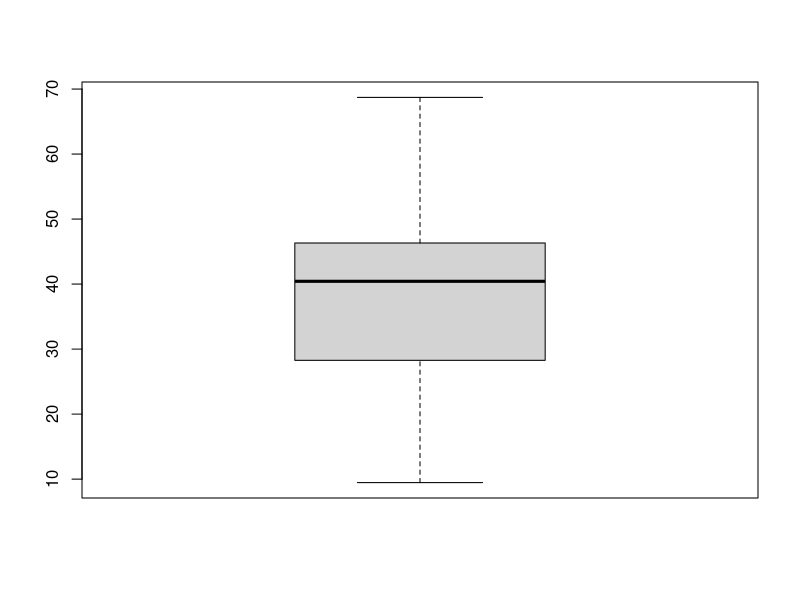
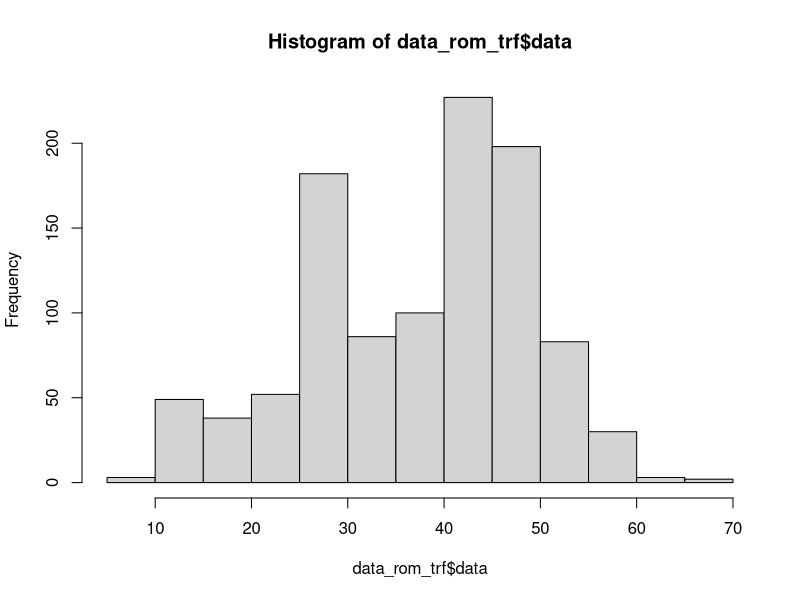
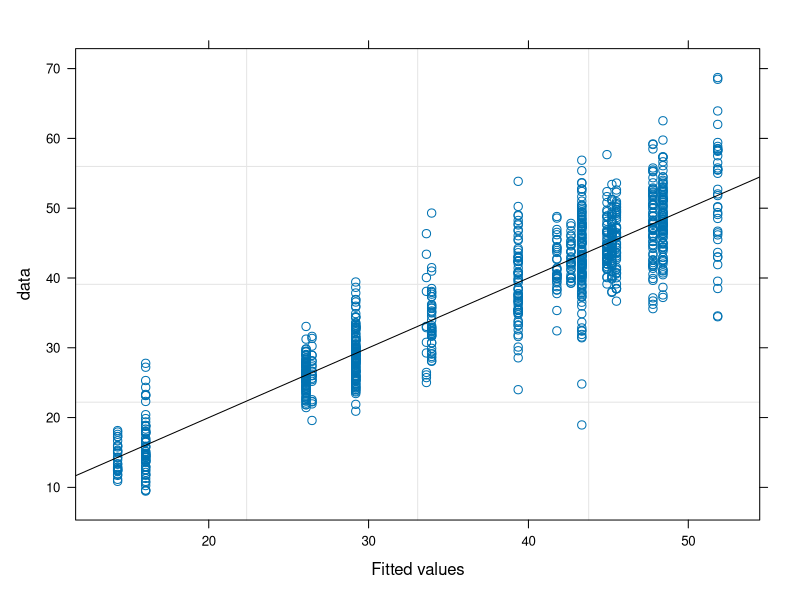
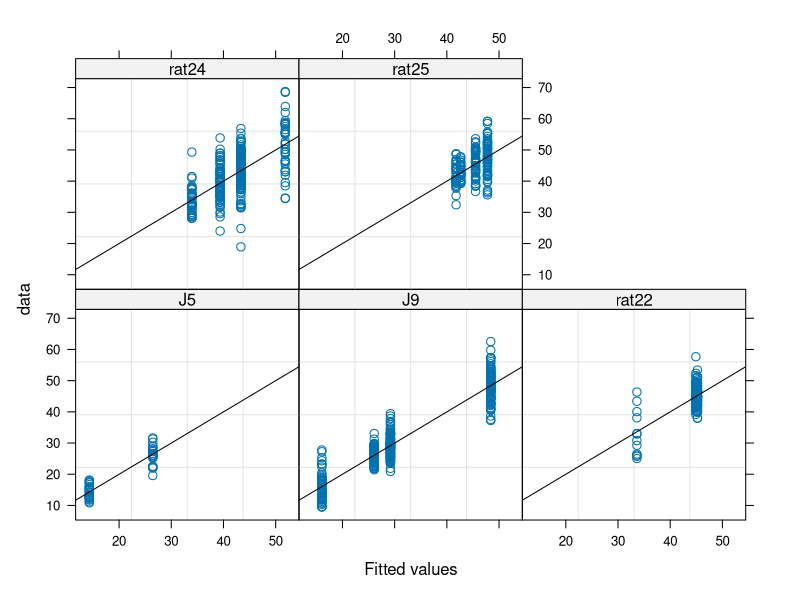
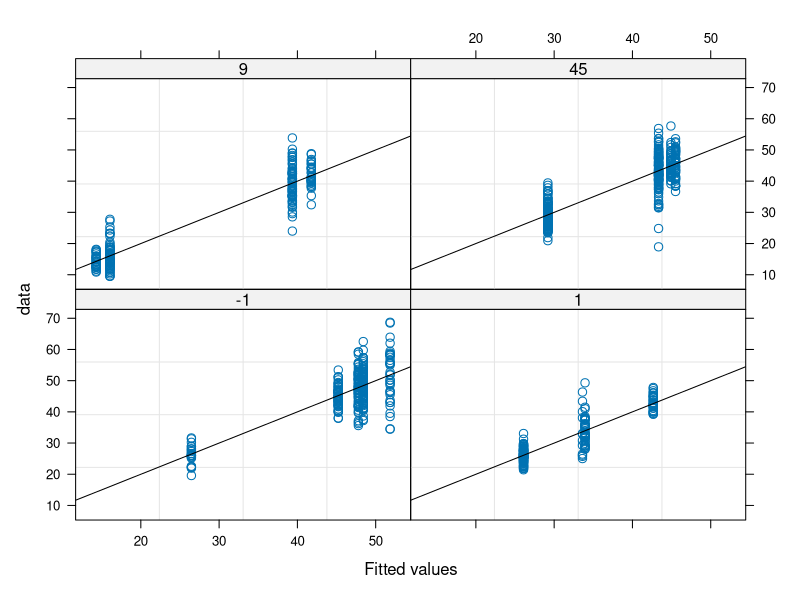
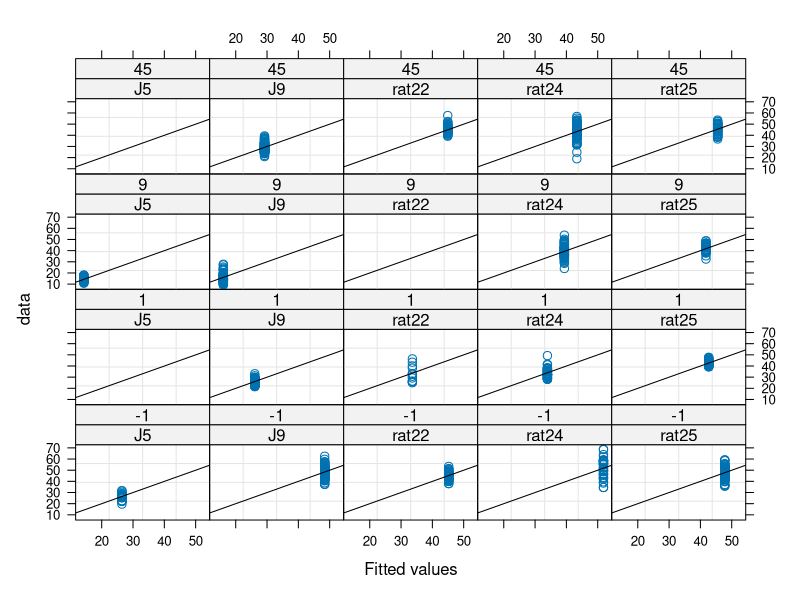
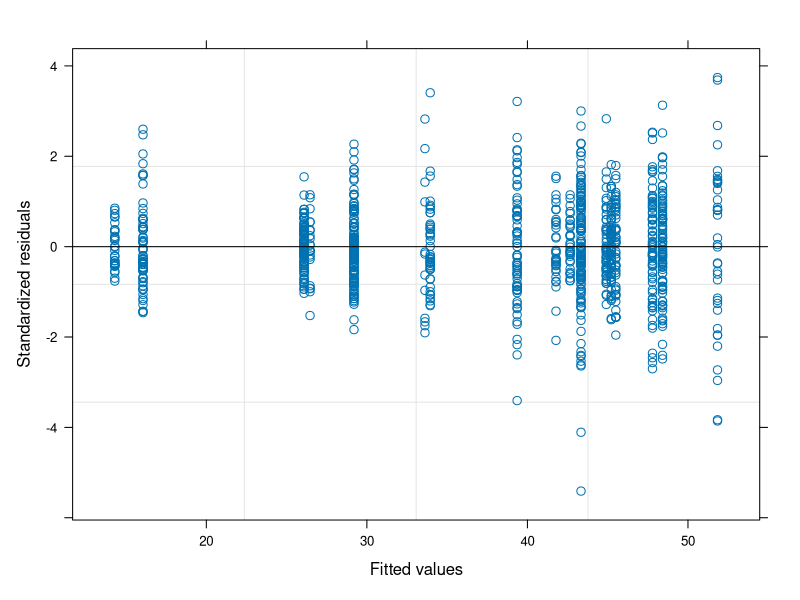
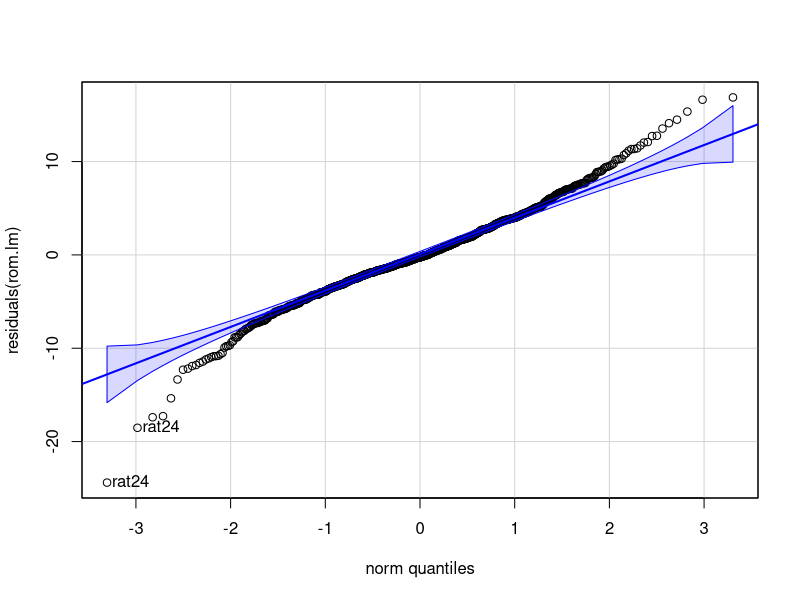

Generate these figures, in order, with R:
require(nlme)
require(graphics)
require(car)
require(MASS)

library(multcomp)

setwd("./")

# empty environment
rm(list=ls())

# load data
data_all = read.csv("./rom.csv")

####################################################################################

# desired joints
desJointsName <- "hip"
desJoints     <- as.factor(desJointsName);

# desired days
desDays     <- as.factor(c("-1","1","9","45"));

# For hip
desRatID <- as.factor(c("rat22","rat24","rat25","J5","J9"))

# extract data
data_rom <- data_all[data_all$ratID %in% desRatID & data_all$joint %in% desJoints & data_all$des_days %in% desDays,]

data_rom$ratID    <- factor(data_rom$ratID)
data_rom$joint    <- factor(data_rom$joint)

data_rom$des_days <- as.factor(data_rom$des_days)

# Data transformation
data_rom_trf <- data_rom

boxplot(data_rom_trf$data)
hist(data_rom_trf$data,breaks=10)

############################### Fit model ##########################################

lCtr <- lmeControl(maxIter = 5000, niterEM = 500, msMaxIter=1000, msMaxEval=1000, msVerbose = FALSE, opt = 'optim')

# Days (and intercept) as a random variable (to account for the variability cross subjects)
rom.lm_nonNest_r  <- lme(data ~ des_days, random = ~des_days|ratID, data=data_rom_trf, na.action=na.omit, method = "ML", control=lCtr)

rom.lm <- rom.lm_nonNest_r
summary(rom.lm)

############################ assumptions ############################

#### Fitted values

plot(rom.lm, data~fitted(.), abline = c(0,1)) 
plot(rom.lm, data~fitted(.)|ratID, abline = c(0,1))
plot(rom.lm, data~fitted(.)|des_days, abline = c(0,1))
plot(rom.lm, data~fitted(.)|ratID*des_days, abline = c(0,1))


#### Residuals (should have constant variance and be normally distributed)

plot(rom.lm)                       # Residuals (should have constant variance)
qqp(residuals(rom.lm),"norm")      # Residuals (should be normally distributed)

boxplot(residuals(rom.lm))

myx <- seq(min(residuals(rom.lm)), max(residuals(rom.lm)), length.out= 100)
myhist <- hist(residuals(rom.lm),breaks=20)
multiplier <- myhist$counts / myhist$density

varMean <- rom.lm$sigma * mean(fitted(rom.lm)) ^ (2*rom.lm$modelStruct$varStruct)
normal <- dnorm(x = myx, mean = 0, sd = sqrt(varMean))

normal <- dnorm(x = myx, mean = 0, sd = rom.lm$sigma)

lines(myx, normal* multiplier[1], col = "blue", lwd = 2)

shapiro.test(residuals(rom.lm))


#### Random effects (should be normally distributed)

randBase <- ranef(rom.lm)

randEff <- randBase$`(Intercept)`
qqp( randEff )                         # Random effects (should be notmally distributed)

myx <- seq(min(randEff), max(randEff), length.out= 100)
myhist <- hist(randEff)
multiplier <- myhist$counts / myhist$density
normal <- dnorm(x = myx, mean = 0, sd = as.numeric(VarCorr(rom.lm)[1,2]) )
lines(myx, normal*multiplier[1], col = "blue", lwd = 2)

shapiro.test(randEff)

randEff <- randBase$des_days1
qqp( randEff )  

randEff <- randBase$des_days9
qqp( randEff )  

randEff <- randBase$des_days45
qqp( randEff )  

#############################################################################
################################ PREDICTIONS ################################
#############################################################################

# unique values of the factors
pred <- expand.grid(joint=unique(data_rom$joint),des_days=unique(data_rom$des_days))

# polulation level (level=0) predictions
y=predict(rom.lm, level=0, newdata=pred)
pred$pred_val = y

pred <- pred[order(pred$joint, pred$des_days),]

############ Compute menas ############
# remove non-used columns and NaN
dat_rom.small <- data_rom_trf[,c("ratID","joint","des_days","data")]
dat_rom.small <- dat_rom.small[!is.na(dat_rom.small$data),]

# mean over gait cycle and rats
data_rom.mean <- aggregate(dat_rom.small$data, by = list(dat_rom.small$joint, dat_rom.small$des_days), FUN = 'mean')
colnames(data_rom.mean) <- c("joint","des_days","data_mean")

data_rom.mean <- data_rom.mean[order(data_rom.mean$joint, data_rom.mean$des_days),]

pred$data_mean = data_rom.mean$data_mean
pred$diff      = pred$pred_val - pred$data_mean
pred$diff_perc = pred$diff/pred$data_mean*100

# mean over gait cycles for each rat
data_rom.meanSbj <- aggregate(dat_rom.small$data, by = list(dat_rom.small$ratID,dat_rom.small$joint, dat_rom.small$des_days), FUN = 'mean')
colnames(data_rom.meanSbj) <- c("ratID","joint","des_days","data_mean")

# Mean of the means
data_rom.meanSbjAll <- aggregate(data_rom.meanSbj$data_mean, by = list(data_rom.meanSbj$joint, data_rom.meanSbj$des_days), FUN = 'mean')
colnames(data_rom.meanSbjAll) <- c("joint","des_days","data_mean")

pred$data_mean2 = data_rom.meanSbjAll$data_mean

pred$diff2      = pred$pred_val - pred$data_mean2
pred$diff_perc2 = pred$diff2/pred$data_mean*100

###############################################################################
############################# PREDICTIONS SUBJECTS ############################
###############################################################################

# unique values of the factors
pred.sbj <- expand.grid(ratID=unique(data_rom$ratID), joint=unique(data_rom$joint), des_days=unique(data_rom$des_days))

# polulation level (level=0) predictions
y=predict(rom.lm, level=1, newdata=pred.sbj)
pred.sbj$pred_val = y

pred.sbj <- pred.sbj[order(pred.sbj$ratID, pred.sbj$joint, pred.sbj$des_days),]

############ Compute menas ############
# remove non-used columns and NaN
dat_rom.small <- data_rom_trf[,c("ratID","joint","des_days","data")]
dat_rom.small <- dat_rom.small[!is.na(dat_rom.small$data),]

# mean over gait cycles
data_rom.mean <- aggregate(dat_rom.small$data, by = list(dat_rom.small$ratID,dat_rom.small$joint, dat_rom.small$des_days), FUN = 'mean')
colnames(data_rom.mean) <- c("ratID","joint","des_days","data_mean")

data_rom.mean <- data_rom.mean[order(data_rom.mean$ratID, data_rom.mean$joint, data_rom.mean$des_days),]

pred.sbj$data_mean <- NA
for(i in 1:dim(pred.sbj)[1]){
  for(j in 1:dim(data_rom.mean)[1]){
    if( all(pred.sbj[i,1:3]==data_rom.mean[j,1:3]) ){
      pred.sbj[i,]$data_mean<-data_rom.mean[j,]$data_mean
    }
  }
}
pred.sbj$data_mean <- as.numeric(pred.sbj$data_mean)

pred.sbj$diff      = pred.sbj$pred_val - pred.sbj$data_mean
pred.sbj$diff_perc = pred.sbj$diff/pred.sbj$data_mean*100

############################ Post-hoc (time as factor) ############################

ph_conditional <- c("des_days1  = 0",
                    "des_days9  = 0",
                    "des_days45 = 0");

rom.ph <- glht(rom.lm, linfct = ph_conditional);
summary(rom.ph, test=adjusted("bonferroni"))

# RESULTS:

# - day1 significantly different from day-1
# - day9 significantly different from day-1
# - day45 NOT significantly different from day-1
